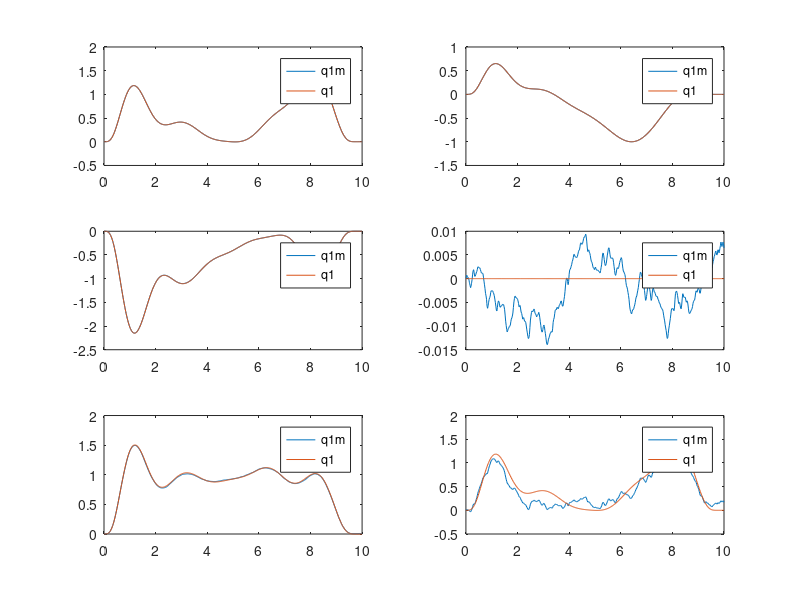

Write the MATLAB code that produced this figure.
clear; clc;
load('input.mat')
load('output.mat')
t = input(1,:);

subplot(3,2,1)
plot(t,output(2,:))
hold on
plot(t,input(2,:))
legend('q1m','q1')

subplot(3,2,2)
plot(t,output(3,:))
hold on
plot(t,input(3,:))
legend('q1m','q1')

subplot(3,2,3)
plot(t,output(4,:))
hold on
plot(t,input(4,:))
legend('q1m','q1')

subplot(3,2,4)
plot(t,output(5,:))
hold on
plot(t,input(5,:))
legend('q1m','q1')

subplot(3,2,5)
plot(t,output(6,:))
hold on
plot(t,input(6,:))
legend('q1m','q1')

subplot(3,2,6)
plot(t,output(7,:))
hold on
plot(t,input(7,:))
legend('q1m','q1')